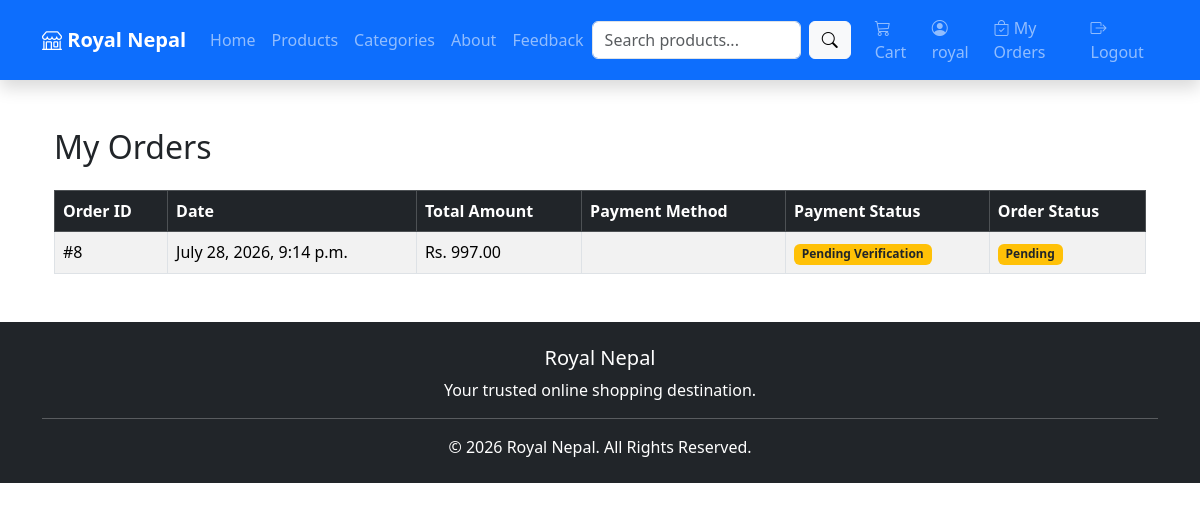
The app's page /orders/my-orders/ (signed in), older data.
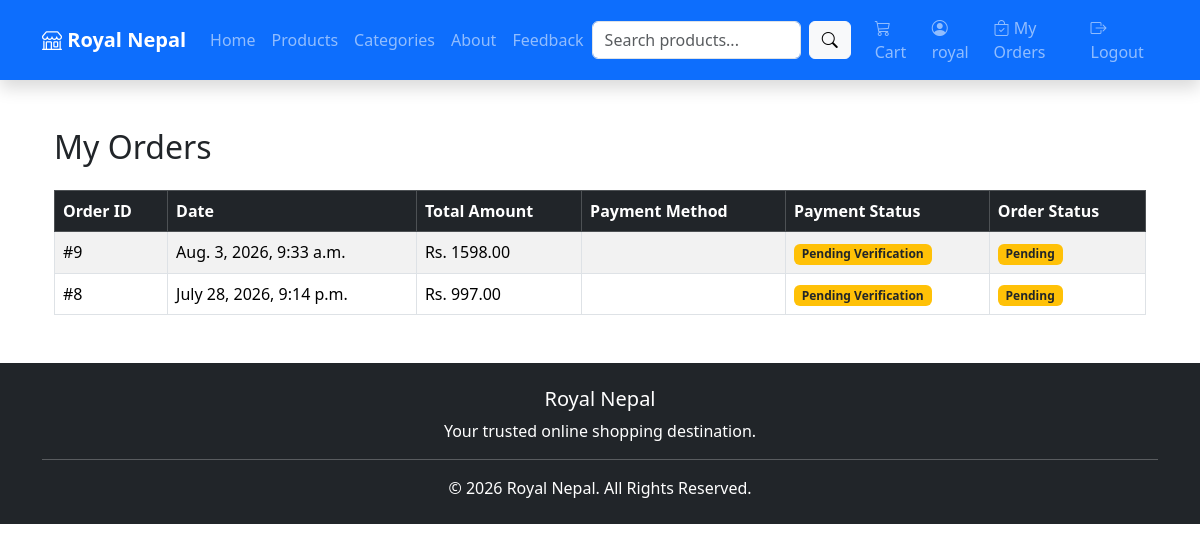
The same page, newer data.
### orders/models.py (models this page shows, shortened)
class Order(models.Model):
    STATUS_CHOICES = [
        ("Pending", "Pending"),
        ("Confirmed", "Confirmed"),
        ("Shipped", "Shipped"),
        ("Delivered", "Delivered"),
    ]
    user = models.ForeignKey(User, on_delete=models.CASCADE)
    full_name = models.CharField(max_length=100)
    phone = models.CharField(max_length=20)
    email = models.EmailField()
    address = models.TextField()
    total_amount = models.DecimalField(
        max_digits=10,
        decimal_places=2
    )
    status = models.CharField(
        max_length=20,
        choices=STATUS_CHOICES,
        default="Pending"
    )
    payment_method = models.CharField(
        max_length=20,
        blank=True
    )
    payment_screenshot = models.ImageField(
        upload_to="payments/",
        blank=True,
        null=True
    )
    payment_status = models.CharField(
        max_length=30,
        default="Pending Verification"
    )
    created_at = models.DateTimeField(
        auto_now_add=True
    )

### orders/views.py (the view)
# urls.py: path("my-orders/", views.my_orders, name="my_orders"),
@login_required
def my_orders(request):
    orders = Order.objects.filter(
        user=request.user
    ).order_by("-id")
    return render(
        request,
        "orders/my_orders.html",
        {
            "orders": orders
        }
    )

### templates/orders/my_orders.html
{% extends 'base.html' %}
{% block content %}
<div class="container mt-5">
    <h2 class="mb-4">
        My Orders
    </h2>
    {% if orders %}
    <table class="table table-bordered table-striped table-hover">
        <thead class="table-dark">
            <tr>
                <th>Order ID</th>
                <th>Date</th>
                <th>Total Amount</th>
                <th>Payment Method</th>
                <th>Payment Status</th>
                <th>Order Status</th>
            </tr>
        </thead>
        <tbody>
        {% for order in orders %}
        <tr>
            <td>#{{ order.id }}</td>
            <td>{{ order.created_at }}</td>
            <td>Rs. {{ order.total_amount }}</td>
            <td>{{ order.payment_method }}</td>
            <td>
                {% if order.payment_status == "Pending Verification" %}
                    <span class="badge bg-warning text-dark">
                        Pending Verification
                    </span>
                {% elif order.payment_status == "Verified" %}
                    <span class="badge bg-success">
                        Verified
                    </span>
                {% elif order.payment_status == "Rejected" %}
                    <span class="badge bg-danger">
                        Rejected
                    </span>
                {% else %}
                    <span class="badge bg-secondary">
                        {{ order.payment_status }}
                    </span>
                {% endif %}
            </td>
            <td>
                {% if order.status == "Pending" %}
                    <span class="badge bg-warning text-dark">
                        Pending
                    </span>
                {% elif order.status == "Confirmed" %}
                    <span class="badge bg-primary">
                        Confirmed
                    </span>
                {% elif order.status == "Shipped" %}
                    <span class="badge bg-info text-dark">
                        Shipped
                    </span>
                {% elif order.status == "Delivered" %}
                    <span class="badge bg-success">
                        Delivered
                    </span>
                {% else %}
                    <span class="badge bg-secondary">
                        {{ order.status }}
                    </span>
                {% endif %}
            </td>
        </tr>
        {% endfor %}
        </tbody>
    </table>
    {% else %}
        <div class="alert alert-info">
            <h5>No Orders Found</h5>
            <p>You haven't placed any orders yet.</p>
        </div>
    {% endif %}
</div>
{% endblock %}

Row changes from the older to the newer data that the page shows:
added Order: id "9", created_at "Aug. 3, 2026, 9:33 a.m.", total_amount "1598.00", shows "Pending Verification", status "Pending"
